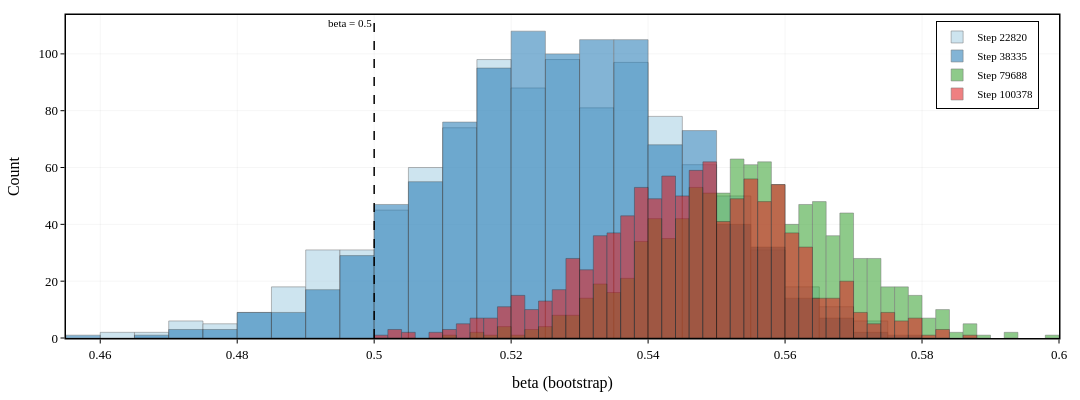

Source (notebook cell):
### Code cell
# -- Figure: Bootstrap Beta Distributions (4 checkpoints overlaid) --

fig = go.Figure()
for label, r in R.items():
    bb = r['boot']
    if len(bb) == 0:
        continue
    fig.add_trace(go.Histogram(
        x=bb, nbinsx=50, name=label, opacity=0.55,
        marker_color=STEP_COLORS[label],
        marker_line_color='black', marker_line_width=0.5))

fig.add_vline(x=0.5, line_dash='dash', line_color='black', line_width=1.5,
              annotation_text='beta = 0.5', annotation_font_size=11,
              annotation_position='top left')

pub_layout(fig, width=FULL_W, height=400, legend_pos='tr',
           barmode='overlay')
fig.update_xaxes(title_text='beta (bootstrap)')
fig.update_yaxes(title_text='Count')
save_fig(fig, 'bootstrap_beta_4ckpt.png')
fig.show()

### Figure 1 — Plotly figure (JSON) as saved in the notebook; plotly's stock layout.template omitted (floating-point values rounded to 4 significant figures; data arrays with more than 128 entries replaced by an {"elided": "..."} marker saying what was removed)
{"data": [{"marker": {"color": "#a6cee3", "line": {"color": "black", "width": 0.5}}, "name": "Step 22820", "nbinsx": 50, "opacity": 0.55, "type": "histogram", "x": {"elided": "1000 float values"}}, {"marker": {"color": "#1f78b4", "line": {"color": "black", "width": 0.5}}, "name": "Step 38335", "nbinsx": 50, "opacity": 0.55, "type": "histogram", "x": {"elided": "1000 float values"}}, {"marker": {"color": "#33a02c", "line": {"color": "black", "width": 0.5}}, "name": "Step 79688", "nbinsx": 50, "opacity": 0.55, "type": "histogram", "x": {"elided": "1000 float values"}}, {"marker": {"color": "#e31a1c", "line": {"color": "black", "width": 0.5}}, "name": "Step 100378", "nbinsx": 50, "opacity": 0.55, "type": "histogram", "x": {"elided": "1000 float values"}}], "layout": {"annotations": [{"font": {"size": 11}, "showarrow": false, "text": "beta = 0.5", "x": 0.5, "xanchor": "right", "xref": "x", "y": 1, "yanchor": "top", "yref": "y domain"}], "barmode": "overlay", "font": {"color": "black", "family": "Times New Roman, DejaVu Serif, serif", "size": 13}, "height": 400, "legend": {"bgcolor": "rgba(255,255,255,0.85)", "bordercolor": "black", "borderwidth": 1, "font": {"size": 11}, "x": 0.98, "xanchor": "right", "y": 0.98, "yanchor": "top"}, "margin": {"b": 55, "l": 60, "r": 15, "t": 15}, "shapes": [{"line": {"color": "black", "dash": "dash", "width": 1.5}, "type": "line", "x0": 0.5, "x1": 0.5, "xref": "x", "y0": 0, "y1": 1, "yref": "y domain"}], "title": {}, "width": 1080, "xaxis": {"gridcolor": "rgba(0,0,0,0.08)", "gridwidth": 0.5, "linecolor": "black", "linewidth": 1.5, "mirror": true, "showgrid": true, "showline": true, "tickcolor": "black", "ticklen": 4, "ticks": "outside", "tickwidth": 1, "title": {"text": "beta (bootstrap)"}, "zeroline": false}, "yaxis": {"gridcolor": "rgba(0,0,0,0.08)", "gridwidth": 0.5, "linecolor": "black", "linewidth": 1.5, "mirror": true, "showgrid": true, "showline": true, "tickcolor": "black", "ticklen": 4, "ticks": "outside", "tickwidth": 1, "title": {"text": "Count"}, "zeroline": false}}}
